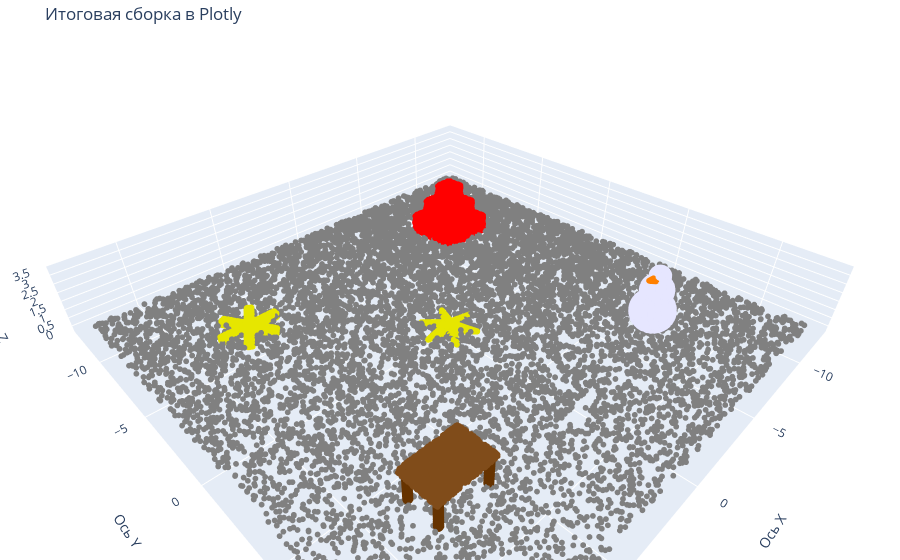

Write notebook code for a chart like this one.
### Code cell
# 4 задание. Итоговая сборка в Plotly

points = np.asarray(final_scene.points)
colors = np.asarray(final_scene.colors)

fig = go.Figure(
    data=[
        go.Scatter3d(
            x=points[:,0],
            y=points[:,1],
            z=points[:,2],
            mode='markers',
            marker=dict(
                size=2,
                color=colors
            )
        )
    ],
    layout=dict(
        title_text="Итоговая сборка в Plotly",
        scene=dict(
            xaxis_title='Ось X',
            yaxis_title='Ось Y',
            zaxis_title='Ось Z',
            aspectmode='data'
        ),
        margin=dict(l=0, r=0, b=0, t=40)
    )
)

fig.show()

### Figure 1 — Plotly figure (JSON) as saved in the notebook; plotly's stock layout.template omitted (floating-point values rounded to 4 significant figures; data arrays with more than 128 entries replaced by an {"elided": "..."} marker saying what was removed)
{"data": [{"marker": {"color": {"elided": "36600x3 float values"}, "size": 2}, "mode": "markers", "type": "scatter3d", "x": {"elided": "36600 float values"}, "y": {"elided": "36600 float values"}, "z": {"elided": "36600 float values"}}], "layout": {"margin": {"b": 0, "l": 0, "r": 0, "t": 40}, "scene": {"aspectmode": "data", "xaxis": {"title": {"text": "Ось X"}}, "yaxis": {"title": {"text": "Ось Y"}}, "zaxis": {"title": {"text": "Ось Z"}}}, "title": {"text": "Итоговая сборка в Plotly"}}}
